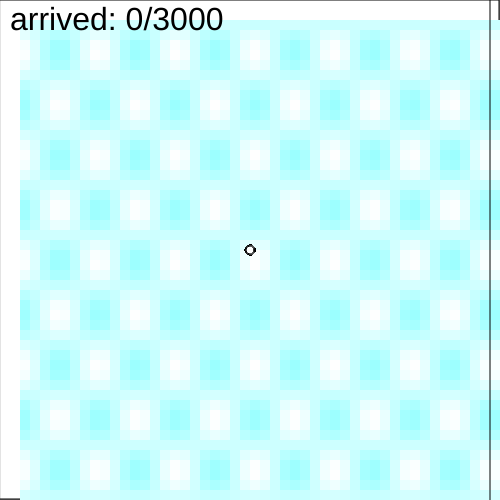
Frame 1 (no input)
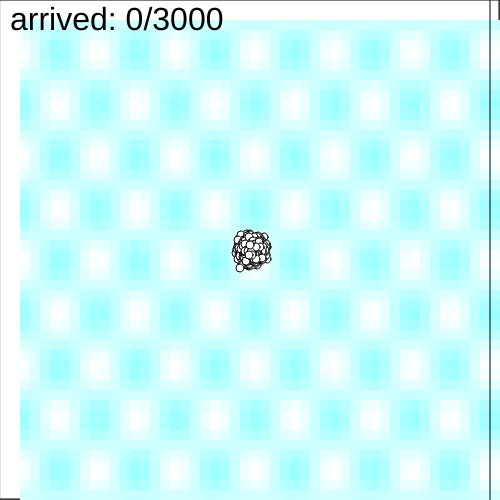
Frame 60 (no input)
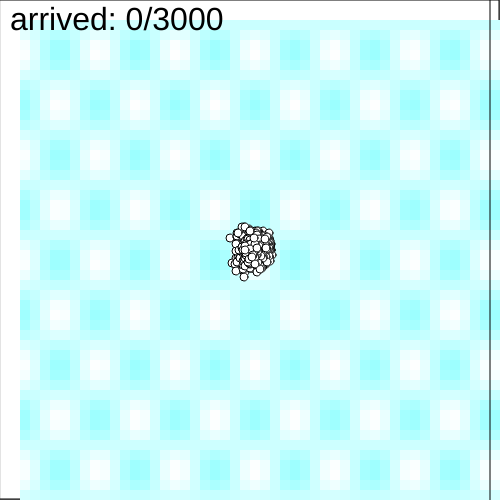
Frame 120 (the mouse pressed at the canvas centre since frame 60)

The p5.js sketch that drew these frames (run headless with seeded random() and noise() and a simulated clock; from frame 60 on, the mouse is pressed at the canvas centre):

// p5.js sketch
// ── sketch.js
var drunkers;
var drunkerStates;
var drunkerNum = 3000;
var startX = 0;// 起始位置
var goalX = 240; // 家的位置
var dispSize = 8;
var a = 0.08;
var b = 0.06;

// 函数setup() ：准备阶段
function setup() {
	createCanvas(500,500);

	drunkers = new Array();
	for(let i =0;i<drunkerNum;i++)
	{
		var x = startX;
		var y = 0;
		drunkers[i] = createVector(x,y);
	}

}

// 函数draw()：作画阶段
var lastTime = 0.0;
function draw() {
	fill(255);// 填充白色
	rect(-1,-1,width+1,height+1);
	noFill();
	rect(0,0,width-1,height-1);

	drawField(10,Field);

	var TNow = millis()/1000;
	var dt = TNow - lastTime;
	lastTime = TNow;

	// 醉鬼移动&显示
	var count = drunkers.length;
	for(let i=0;i<drunkers.length;i++)
	{
		var x = drunkers[i].x;
		var y = drunkers[i].y;
		var arrived = (x>=goalX);
		if(!arrived)
		{
			var tgt = Move(x,y);
			
			drunkers[i].x = tgt.x;
			drunkers[i].y = tgt.y;

			count --;
		}
		
		push();
		translate(width/2,height/2);
		if(arrived)
		{
			fill(0,255,0);
		}
		else
		{
			fill(255);
		}
		ellipse(drunkers[i].x,drunkers[i].y,dispSize,dispSize);
		pop();

	}

	// 画出“家”的位置
	push();
	translate(width/2,height/2);
	line(goalX,-500,goalX,500);
	pop();

	

	// 显示到达家的醉鬼数量
	textSize(32);
	fill(0);
	var txt = "arrived: " + count + "/" + drunkers.length;
	text(txt, 10, 30);
	//text(txt,30,30);
	//text('word', 10, 30);

}

function drawField(gap,F)
{
	var minX = 0.5*width/gap;
	var minY = 0.5*height/gap;
	for(x=minX;x<width;x+=gap)
	{
		for(y=minY;y<height;y+=gap)
		{
			var f = F(x,y);
			push();
			translate(x,y);
			fill(255-f*50,255,255);
			noStroke();
			rect(-gap/2,-gap/2,gap,gap);
			pop();
			
		}

	}
}

function Move(x,y)
{
	var F = Field(x,y);
	var FW = Field(x-1,y);
	var FE = Field(x+1,y);
	var FN = Field(x,y-1);
	var FS = Field(x,y+1);

	var sum = F + FW + FE + FN + FS;
	var pF = F/sum;
	var pFW = FW/sum;
	var pFE = FE/sum;
	var pFN = FN/sum;
	var pFS = FS/sum;

	var pThres = new Array();
	pThres[0] = pF;
	pThres[1] = pThres[0] + pFW;
	pThres[2] = pThres[1] + pFE;
	pThres[3] = pThres[2] + pFN;
	pThres[4] = pThres[3] + pFS;

	var r = random(0,1);
	var xout = x;
	var yout = y;
	if(r<pThres[0])
	{
		
	}
	else if(r<pThres[1])
	{
		xout --;
	}
	else if(r<pThres[2])
	{
		xout ++;
	}
	else if(r<pThres[3])
	{
		yout --;
	}
	else if(r<pThres[4])
	{
		yout ++;
	}

	return createVector(xout,yout);
}

function Field(x,y)
{
	return sin(a*x)*cos(b*y) + 1;
}
